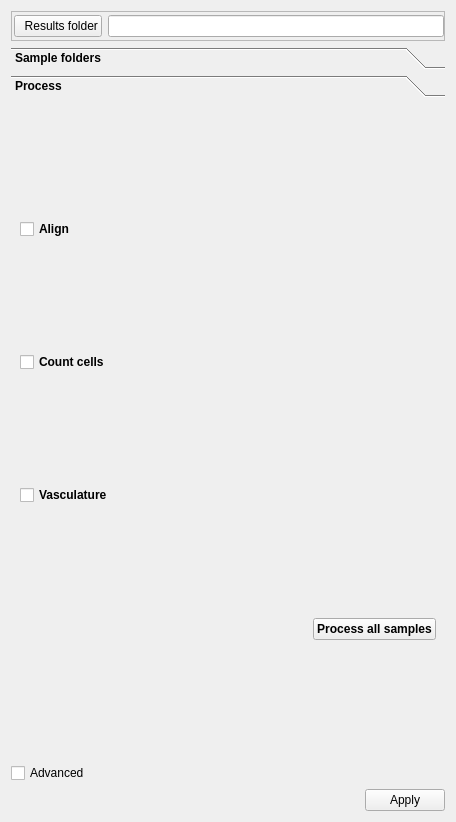
<?xml version="1.0" encoding="UTF-8"?>
<ui version="4.0">
 <class>Form</class>
 <widget class="QWidget" name="Form">
  <property name="geometry">
   <rect>
    <x>0</x>
    <y>0</y>
    <width>456</width>
    <height>822</height>
   </rect>
  </property>
  <property name="windowTitle">
   <string>Form</string>
  </property>
  <layout class="QVBoxLayout" name="verticalLayout_4">
   <item>
    <widget class="QFrame" name="frame_2">
     <property name="minimumSize">
      <size>
       <width>0</width>
       <height>30</height>
      </size>
     </property>
     <property name="frameShape">
      <enum>QFrame::StyledPanel</enum>
     </property>
     <property name="frameShadow">
      <enum>QFrame::Raised</enum>
     </property>
     <layout class="QHBoxLayout" name="horizontalLayout_4">
      <property name="leftMargin">
       <number>2</number>
      </property>
      <property name="topMargin">
       <number>0</number>
      </property>
      <property name="rightMargin">
       <number>0</number>
      </property>
      <property name="bottomMargin">
       <number>0</number>
      </property>
      <item>
       <widget class="QPushButton" name="resultsFolderPushButton">
        <property name="toolTip">
         <string>Where will the results be saved</string>
        </property>
        <property name="text">
         <string>  Results folder</string>
        </property>
        <property name="icon">
         <iconset theme="folder-open">
          <normaloff>.</normaloff>.</iconset>
        </property>
       </widget>
      </item>
      <item>
       <widget class="QLineEdit" name="resultsFolderLineEdit">
        <property name="minimumSize">
         <size>
          <width>0</width>
          <height>20</height>
         </size>
        </property>
       </widget>
      </item>
     </layout>
    </widget>
   </item>
   <item>
    <widget class="QToolBox" name="batchToolBox">
     <property name="font">
      <font>
       <weight>75</weight>
       <bold>true</bold>
      </font>
     </property>
     <property name="toolTip">
      <string>&lt;html&gt;&lt;head/&gt;&lt;body&gt;&lt;p&gt;Apply all the selected processing steps to the samples selcted &lt;/p&gt;&lt;/body&gt;&lt;/html&gt;</string>
     </property>
     <property name="currentIndex">
      <number>1</number>
     </property>
     <widget class="QWidget" name="sampleFoldersPage">
      <property name="geometry">
       <rect>
        <x>0</x>
        <y>0</y>
        <width>438</width>
        <height>634</height>
       </rect>
      </property>
      <attribute name="label">
       <string>Sample folders</string>
      </attribute>
      <layout class="QGridLayout" name="gridLayout">
       <item row="0" column="1">
        <layout class="QGridLayout" name="sampleFoldersPageLayout">
         <item row="0" column="1">
          <widget class="QToolButton" name="folderPickerHelperInfoToolButton">
           <property name="icon">
            <iconset resource="icons.qrc">
             <normaloff>:/icons/icons/info.svg</normaloff>:/icons/icons/info.svg</iconset>
           </property>
          </widget>
         </item>
         <item row="0" column="0">
          <widget class="QPushButton" name="folderPickerHelperPushButton">
           <property name="toolTip">
            <string>Launch the wizard to select sample folders</string>
           </property>
           <property name="whatsThis">
            <string>&lt;html&gt;&lt;head/&gt;&lt;body&gt;&lt;p&gt;When you click the batch tab, you should select a start folder. The helper will&lt;/p&gt;&lt;p&gt; browse this main folder recursively and find all the subfolders that correspond &lt;/p&gt;&lt;p&gt;to ClearMap samples (using the sample_params.cfg files).&lt;/p&gt;&lt;p&gt;In this window, you should select the grou p number from the drop down menu&lt;/p&gt;&lt;p&gt;and move to the right column the samples for that group.&lt;/p&gt;&lt;p&gt;Once done, move to the next group.&lt;/p&gt;&lt;p&gt;Finaly click OK. You will be able to customise the names of the groups in the &lt;/p&gt;&lt;p&gt;batch tab.&lt;/p&gt;&lt;/body&gt;&lt;/html&gt;</string>
           </property>
           <property name="text">
            <string>  Folder picker helper</string>
           </property>
           <property name="icon">
            <iconset theme="gnome-help">
             <normaloff>.</normaloff>.</iconset>
           </property>
          </widget>
         </item>
         <item row="1" column="0">
          <widget class="QPushButton" name="addGroupPushButton">
           <property name="text">
            <string>Add group</string>
           </property>
           <property name="icon">
            <iconset theme="add">
             <normaloff>.</normaloff>.</iconset>
           </property>
          </widget>
         </item>
         <item row="2" column="0">
          <widget class="QPushButton" name="removeGroupPushButton">
           <property name="text">
            <string>Remove group</string>
           </property>
           <property name="icon">
            <iconset theme="remove">
             <normaloff>.</normaloff>.</iconset>
           </property>
          </widget>
         </item>
        </layout>
       </item>
      </layout>
     </widget>
     <widget class="QWidget" name="page">
      <property name="geometry">
       <rect>
        <x>0</x>
        <y>0</y>
        <width>438</width>
        <height>634</height>
       </rect>
      </property>
      <attribute name="label">
       <string>Process</string>
      </attribute>
      <layout class="QVBoxLayout" name="verticalLayout_5">
       <item>
        <widget class="QCheckBox" name="batchAlignCheckBox">
         <property name="text">
          <string>Align</string>
         </property>
        </widget>
       </item>
       <item>
        <widget class="QCheckBox" name="batchCountCellsCheckBox">
         <property name="text">
          <string>Count cells</string>
         </property>
        </widget>
       </item>
       <item>
        <widget class="QCheckBox" name="batchVasculatureCheckBox">
         <property name="text">
          <string>Vasculature</string>
         </property>
        </widget>
       </item>
       <item>
        <layout class="QHBoxLayout" name="horizontalLayout">
         <item>
          <spacer name="horizontalSpacer">
           <property name="orientation">
            <enum>Qt::Horizontal</enum>
           </property>
           <property name="sizeHint" stdset="0">
            <size>
             <width>40</width>
             <height>20</height>
            </size>
           </property>
          </spacer>
         </item>
         <item>
          <widget class="QPushButton" name="batchRunPushButton">
           <property name="text">
            <string>Process all samples</string>
           </property>
          </widget>
         </item>
        </layout>
       </item>
      </layout>
     </widget>
    </widget>
   </item>
   <item>
    <widget class="QCheckBox" name="advancedCheckBox_2">
     <property name="text">
      <string>Advanced</string>
     </property>
    </widget>
   </item>
   <item>
    <widget class="QDialogButtonBox" name="applyBox_2">
     <property name="standardButtons">
      <set>QDialogButtonBox::Apply</set>
     </property>
     <property name="applyText" stdset="0">
      <string>Run</string>
     </property>
    </widget>
   </item>
  </layout>
 </widget>
 <resources>
  <include location="icons.qrc"/>
 </resources>
 <connections/>
</ui>
